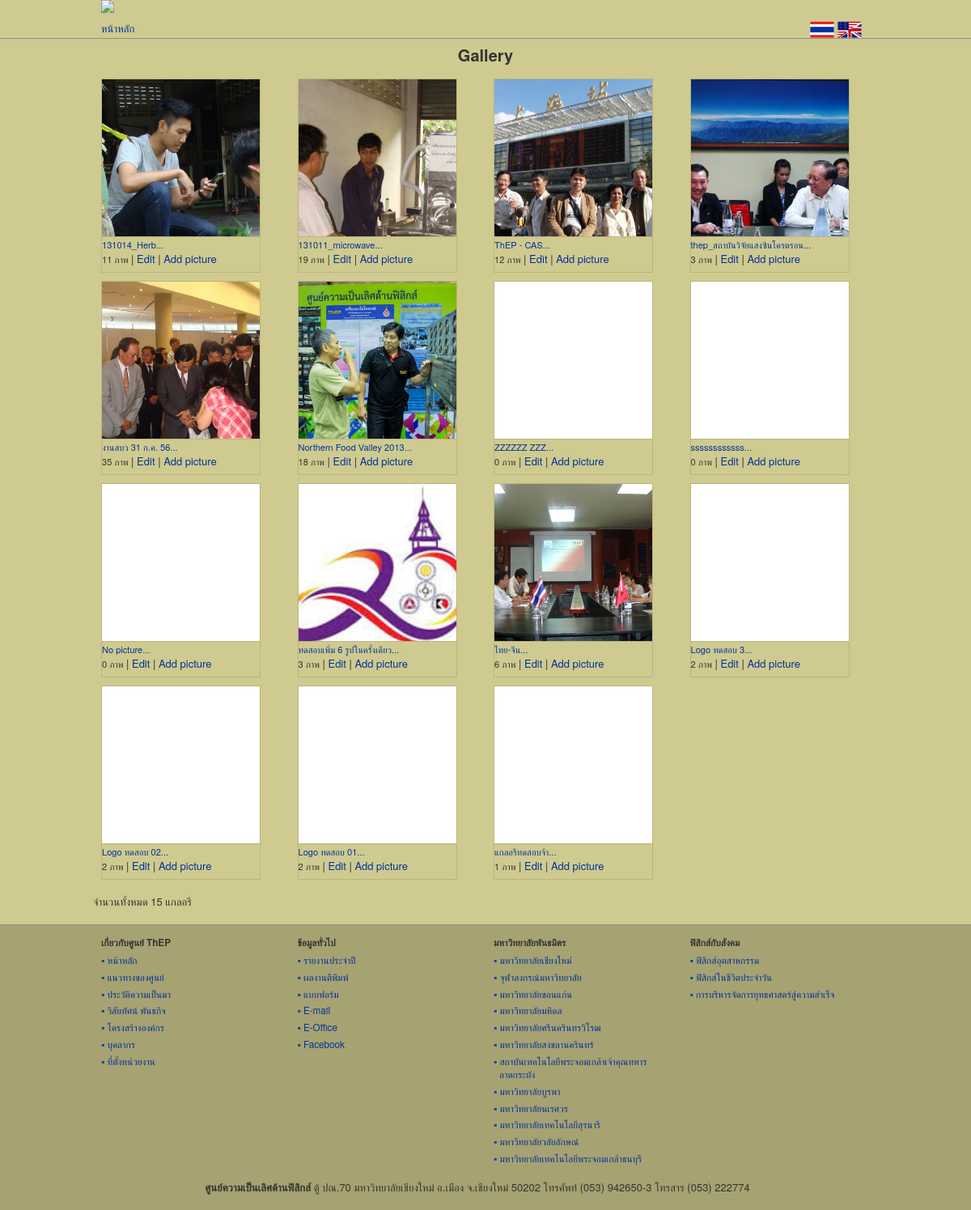
The page /views/gallery.php on the database as committed earlier.
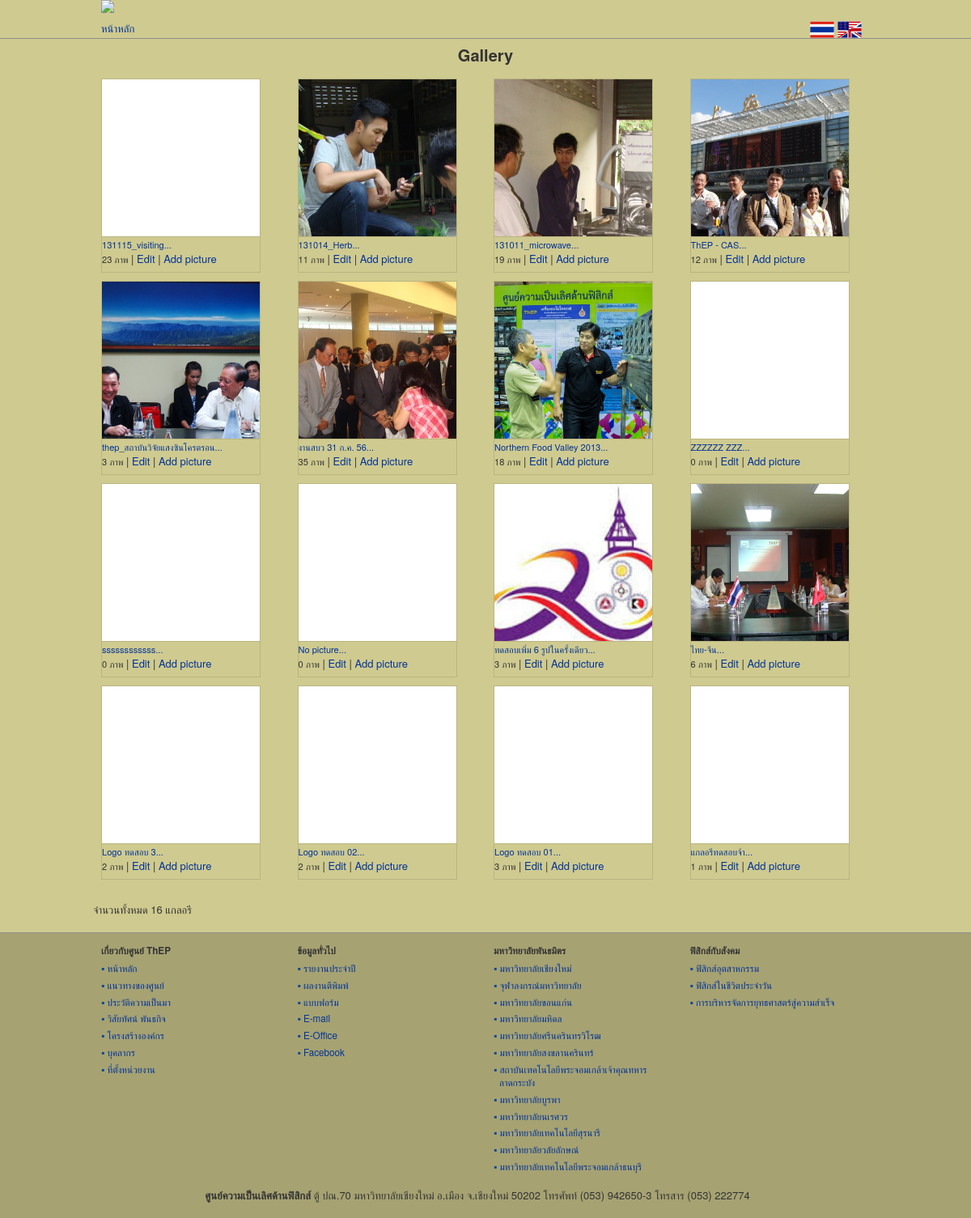
The same page on the database as committed later.
### tables this page shows
CREATE TABLE `tb_gallery` (
  `id` int(11) NOT NULL auto_increment,
  `title` varchar(255) NOT NULL,
  `detail` text NOT NULL,
  `modified` varchar(255) NOT NULL,
  PRIMARY KEY  (`id`)
);

### src/system/config.php (called while the page is built, shortened)
<?php
class config {
    function plugins($file_name) {
        return '../plugins/' . $file_name;
    }
}
?>

### src/views/gallery.php (the view, shortened to what this page needs)
<?php
require_once '../system/system.php';
doc_head('Gallery');
?>
<link rel="stylesheet" href="<?php plugins('lightbox2.6/lightbox/css/lightbox.css'); ?>">
</head>
<body>
    <div class="container">
        <?php get_includes('header'); ?>
        <?php
        if (isset($_GET['gal_id'])) {
            $gal_id = $_GET['gal_id'];
            $sql = "SELECT * FROM tb_gallery WHERE id = $gal_id;";
            $result = mysql_query($sql);
            $g = mysql_fetch_array($result);
            $sql_p = "SELECT * FROM tb_picture WHERE gallery_id = {$g['id']};";
            $re_p = mysql_query($sql_p);
            $pic_no = mysql_num_rows($re_p);
            ?>
            <div class="row">
                <h2 class="text-center"><?php echo $g['title'] ?></h2>
                <?php
                while ($p = mysql_fetch_array($re_p)) {
                    echo '
                <div class="col-xs-6 col-sm-4 col-md-3">
                    <div style="width: 197px; height: 236px; border:1px solid rgba(0, 0, 0, .1);">
                        <div style="width: 195px; height: 195px; overflow: hidden; border-bottom: 1px solid rgba(0, 0, 0, .1);">
                            <a class="pic-link" href="../../upload02/img/picture/' . $p['name'] . '" data-lightbox="gal-' . $p['gallery_id'] . '" title="' . $p['caption'] . '">
                                <img class="example-image" src="../images/pixel-vfl3z5WfW.gif" alt="image ' . $i . ' 0f ' . $no_p . ' thumb"
                            style="vertical-align: middle;
                            background: no-repeat white url(../../upload02/img/picture/' . $p['name'] . ') -50px 0;
                            background-size: 300px auto;
                            width: 195px;
                            height: 195px;">
                            </a>
                        </div>
                        <p>' . $p['caption'] . '<br>
                            <a href="edit-picture.php?edit_id=' . $p['id'] . '">Edit Picture</a>
                        </p>
                    </div>
                </div>
                        ';
                }
                ?>
            </div>
            <p>&nbsp;</p>
            <div class="row">
                <div class="col-md-12">
                    จำนวนทั้งหมด <?php echo $pic_no; ?> ภาพ |
                    <a href="gallery.php">กลับหน้าแกลอรี</a> |
                    <a href="edit-gallery.php?edit_id=<?php echo $gal_id; ?>">Edit</a> |
                    <a href="add-picture.php?gallery_id=<?php echo $gal_id; ?>">Add picture</a>
                </div>
            </div>
            <?php
        } else {
            ?>
            <?php
            $sql = "SELECT * FROM tb_gallery ORDER BY id DESC;";
            $result = mysql_query($sql);
            $gal_no = mysql_num_rows($result);
            ?>
            <div class="row">
                <h2 class="text-center">Gallery</h2>
                <?php
                while ($gal = mysql_fetch_array($result)) {
                    $sql_p = "SELECT * FROM tb_picture WHERE gallery_id = {$gal['id']} ORDER BY id;";
                    $re_p = mysql_query($sql_p);
                    $pic_no = mysql_num_rows($re_p);
                    $pic = mysql_fetch_array($re_p);
                    echo '
                <div class="col-xs-6 col-sm-4 col-md-3">
                    <div style="width: 197px; height: 240px; border:1px solid rgba(0, 0, 0, .1);">
                        <div style="width: 195px; height: 195px; overflow: hidden; border-bottom: 1px solid rgba(0, 0, 0, .1);">
                            <a title="' . $gal['title'] . '" href="gallery.php?gal_id=' . $gal['id'] . '">
                                <img class="example-image" src="../images/pixel-vfl3z5WfW.gif"
                            style="vertical-align: middle;
                            background: no-repeat white url(../../upload02/img/picture/' . $pic['name'] . ') -50px 0;
                            background-size: 300px auto;
                            width: 195px;
                            height: 195px;">
                            </a>
                        </div>
                        <div style="max-width: 195px;">
                            <p>
                                <a href="gallery.php?gal_id=' . $gal['id'] . '"><small>' . $gal['title'] . '...</small></a><br>
                                <small>' . $pic_no . ' ภาพ</small> |
                                <a href="edit-gallery.php?edit_id=' . $gal['id'] . '">Edit</a> |
                                <a href="add-picture.php?gallery_id=' . $gal['id'] . '">Add picture</a>
                            </p>
                        </div>
                    </div>
                </div>
                        ';
                }
                ?>
                <div class="col-md-3"></div>
            </div>
            <p>&nbsp;</p>
            <?php
            echo '
            <div class="row">
                จำนวนทั้งหมด ' . $gal_no . ' แกลอรี
            </div>
                ';
        }
        ?>
        <?php get_includes('footer'); ?>
    </div>
</body>
</html>

### src/includes/doc-head.php (shortened to what this page needs)
<!doctype html>
<html lang="en">
    <head>
        <link href="../themes/bootstrap/css/bootstrap.min.css" rel="stylesheet" media="screen">
        <link href="../themes/assets/css/docs.css" rel="stylesheet" media="screen">
        <link href="../style/main.css" rel="stylesheet" type="text/css" media="screen">
        <link href="../plugins/jqueryui/jquery-ui-1.10.3/themes/base/jquery-ui.css" rel="stylesheet" />

### src/system/functions.php (shortened to what this page needs)
<?php
function get_includes($name) {
    $conf = new config();
    require_once $conf->includes($name);
}
function plugins($file_name) {
    $conf = new config();
    echo $conf->plugins($file_name);
}
function doc_head($title) {
    get_includes('doc-head');
}
?>

### src/includes/header.php
<div class="row">
    <div class="col-md-12" style="padding-top: 0;">
        <a title="ศูนย์ความเป็นเลิศด้านฟิสิกส์" href="home.php">
            <img class="img-responsive" style="margin: 0 auto;" src="../images/thep_head_8_1200.png">
        </a>
    </div>
</div>
<div class="row">
    <div class="col-xs-6 col-sm-6 col-md-6"><a href="home.php">หน้าหลัก</a></div>
    <div class="col-xs-6 col-sm-6 col-md-6 text-right" style="padding-right: 20px;"><?php login('<strong>สวัสดี ' . $_SESSION['login'] . '</strong> | <a href="logout.php">Logout</a>'); ?> <img title="เว็บฉบับภาษาไทย" style="width: 30px;" src="../images/thailand-flag.gif"> <a title="English version" href="home_en.php"><img style="width: 30px;" src="../images/en_ver.gif"></a></div>
</div>
<div class="pageline" id="firstpageline"></div>

### src/includes/footer.php (shortened to what this page needs)
<div>&nbsp;</div>
<footer>
    <div class="row" id="sitefooternav">
        <div class="col-xs-6 col-sm-3 col-md-3" >
            <ul>
                <li class="li-head">เกี่ยวกับศูนย์ ThEP</li>
                <li>▪ <a href="home.php">หน้าหลัก</a></li>
                <li>▪ <a href="about-us.php">แนวทางของศูนย์</a></li>
                <li>▪ <a href="history.php">ประวัติความเป็นมา</a></li>
                <li>▪ <a href="vision.php">วิสัยทัศน์ พันธกิจ</a></li>
                <li>▪ <a href="structure.php">โครงสร้างองค์กร</a></li>
                <li>▪ <a href="personel.php">บุคลากร</a></li>
                <li>▪ <a href="location.php">ที่ตั้งหน่วยงาน</a></li>
            </ul>
        </div>
        <div class="col-xs-6 col-sm-3 col-md-3" >
            <ul>
                <li class="li-head">ข้อมูลทั่วไป</li>
                <li>▪ <a href="annual-report.php">รายงานประจำปี</a></li>
                <li>▪ <a href="#">ผลงานตีพิมพ์</a></li>
                <li>▪ <a href="form.php">แบบฟอร์ม</a></li>
                <li>▪ <a href="http://mail.google.com/a/thep-center.org" target="_blank">E-mail</a></li>
                <li>▪ <a href="http://eofficethep.com" target="_blank">E-Office</a></li>
                <li>▪ <a href="https://www.facebook.com/pages/Thailand-Center-of-Excellence-in-Physics/118201038353964" target="_blank">Facebook</a></li>
            </ul>
        </div>
        <div class="col-xs-6 col-sm-3 col-md-3" >
            <ul>
                <li class="li-head">มหาวิทยาลัยพันธมิตร</li>
                <li>▪ <a href="http://www.cmu.ac.th" target="_blank">มหาวิทยาลัยเชียงใหม่</a></li>
                <li>▪ <a href="http://www.chula.ac.th" target="_blank">จุฬาลงกรณ์มหาวิทยาลัย</a></li>
                <li>▪ <a href="http://www.kku.ac.th" target="_blank">มหาวิทยาลัยขอนแก่น</a></li>
                <li>▪ <a href="http://www.mahidol.ac.th/th" target="_blank">มหาวิทยาลัยมหิดล</a></li>
                <li>▪ <a href="http://www.swu.ac.th" target="_blank">มหาวิทยาลัยศรีนครินทรวิโรฒ</a></li>
                <li>▪ <a href="http://www.psu.ac.th" target="_blank">มหาวิทยาลัยสงขลานครินทร์</a></li>
                <li>▪ <a href="http://www.kmitl.ac.th" target="_blank">สถาบันเทคโนโลยีพระจอมเกล้าเจ้าคุณทหารลาดกระบัง</a></li>
                <li>▪ <a href="http://www.buu.ac.th" target="_blank">มหาวิทยาลัยบูรพา</a></li>
                <li>▪ <a href="http://www.nu.ac.th" target="_blank">มหาวิทยาลัยนเรศวร</a></li>
                <li>▪ <a href="http://www.sut.ac.th" target="_blank">มหาวิทยาลัยเทคโนโลยีสุรนารี</a></li>
                <li>▪ <a href="http://www.wu.ac.th" target="_blank">มหาวิทยาลัยวลัยลักษณ์</a></li>
                <li>▪ <a href="http://www.kmutt.ac.th" target="_blank">มหาวิทยาลัยเทคโนโลยีพระจอมเกล้าธนบุรี</a></li>
            </ul>
        </div>
        <div class="col-xs-6 col-sm-3 col-md-3">
            <ul>
                <li class="li-head">ฟิสิกส์กับสังคม</li>
                <li>▪ <a href="industrial.php">ฟิสิกส์อุตสาหกรรม</a></li>
                <li>▪ <a href="daily-life.php">ฟิสิกส์ในชีวิตประจำวัน</a></li>
                <li>▪ <a href="document.php">การบริหารจัดการยุทธศาสตร์สู่ความสำเร็จ</a></li>
            </ul>
        </div>
    </div>
    <div class="row">
        <p>&nbsp;</p>
        <div style="text-align: center; padding-right: 20px;">
            <b>ศูนย์ความเป็นเลิศด้านฟิสิกส์</b> ตู้ ปณ.70 มหาวิทยาลัยเชียงใหม่ อ.เมือง จ.เชียงใหม่ 50202 โทรศัพท์ (053) 942650-3 โทรสาร (053) 222774
        </div>
        <p>&nbsp;</p>
    </div>
</footer>

### src/themes/assets/css/docs.css (style rules this page uses)
body { position: relative; padding-top: 50px; }

### src/style/main.css (style rules this page uses)
body { margin: 0; padding: 0; width: 100%; background-color: #CFCA8F; font-size: 13px; color: #333; }
h1, h2, h3, h4, h5, h6, .h1, .h2, .h3, .h4, .h5, .h6 { font-weight: bold; }
h2, .h2 { font-size: 20px; }
a { text-decoration: none; color: #039; }
div#firstpageline { position: absolute; left: 0; }
div.pageline { height: 1px; background-color: #8f8f8f; width: 100%; overflow: hidden; }
#sitefooternav { font-size: 90%; }
ul { display: block; list-style-type: disc; -webkit-margin-before: 0em; -webkit-margin-after: 1em; -webkit-margin-start: 0px; -webkit-margin-end: 0px; }
#sitefooternav ul { margin: 0 10px 0 0; padding: 0; color: #004499; text-indent: 0; }
#sitefooternav li { margin: 4px 0 0 0.6em; text-indent: -0.6em; padding-left: 0; list-style-position: outside; list-style-image: none; list-style-type: none; }
#sitefooternav li a { color: #039; }
footer { margin-top: 1px; width: 100%; background-color: #A6A272; position: absolute; left: 0; }
footer > .row { margin-left: 5px; }
li.li-head { color: #333; font-weight: bold; }
h1, h2, h3 { margin-top: 10px; margin-bottom: 8px; }
p { margin: 0 }
.col-xs-1, .col-xs-2, .col-xs-3, .col-xs-4, .col-xs-5, .col-xs-6, .col-xs-7, .col-xs-8, .col-xs-9, .col-xs-10, .col-xs-11, .col-xs-12, .col-sm-1, .col-sm-2, .col-sm-3, .col-sm-4, .col-sm-5, .col-sm-6, .col-sm-7, .col-sm-8, .col-sm-9, .col-sm-10, .col-sm-11, .col-sm-12, .col-md-1, .col-md-2, .col-md-3, .col-md-4, .col-md-5, .col-md-6, .col-md-7, .col-md-8, .col-md-9, .col-md-10, .col-md-11, .col-md-12, .col-lg-1, .col-lg-2, .col-lg-3, .col-lg-4, .col-lg-5, .col-lg-6, .col-lg-7, .col-lg-8, .col-lg-9, .col-lg-10, .col-lg-11, .col-lg-12 { padding-top: 10px; padding-right: 10px; padding-left: 10px; }
@media (min-width: 1200px) { .container { max-width: 100%; } }
@media (min-width: 1200px) { .container > .row, footer > .row { width: 970px; margin: auto; } }

Rows that differ between the two databases and show on the page:
added tb_gallery: title "131115_visiting", pic_no "23"
computed for tb_gallery "Logo ทดสอบ 01": pic_no "2" → "3"
Other text that changed with them:
$gal_no: "15" → "16"
